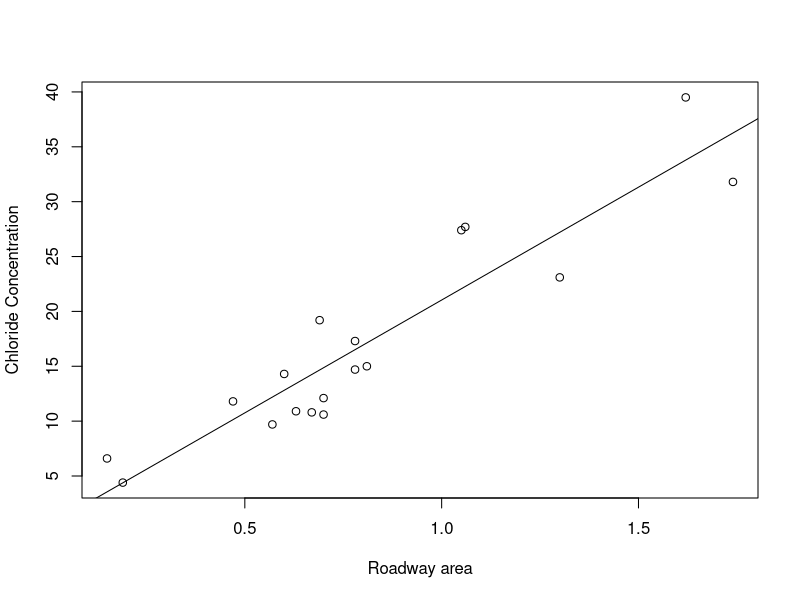
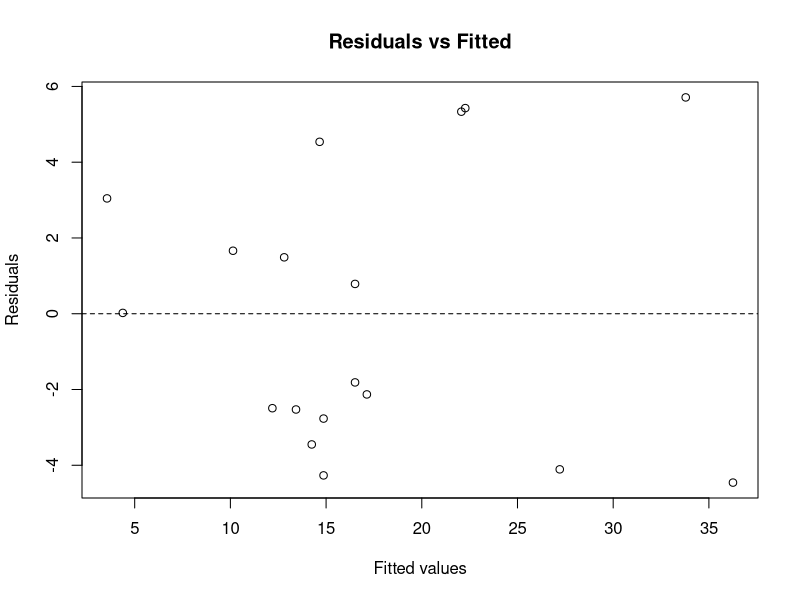
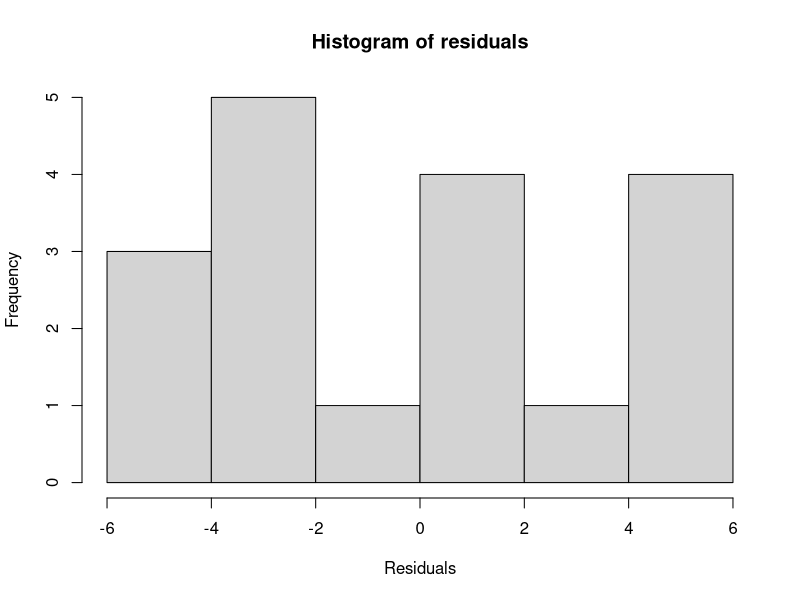
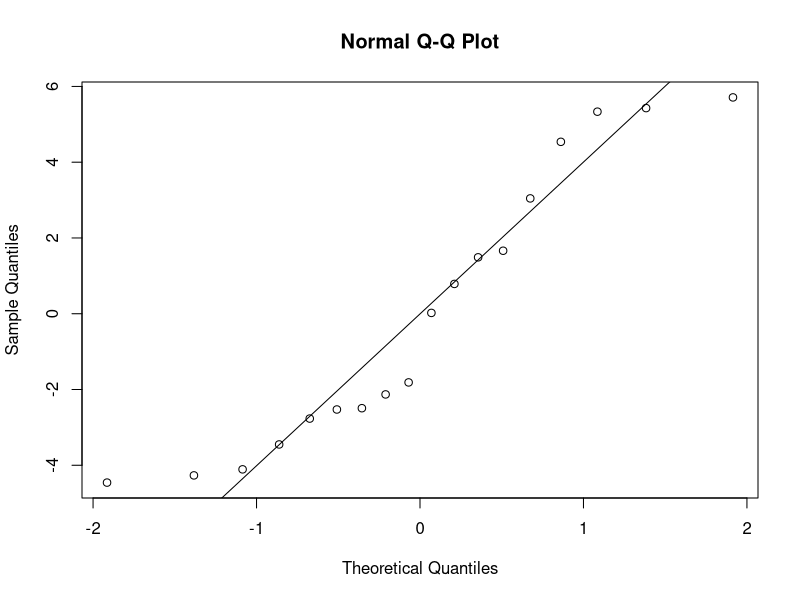
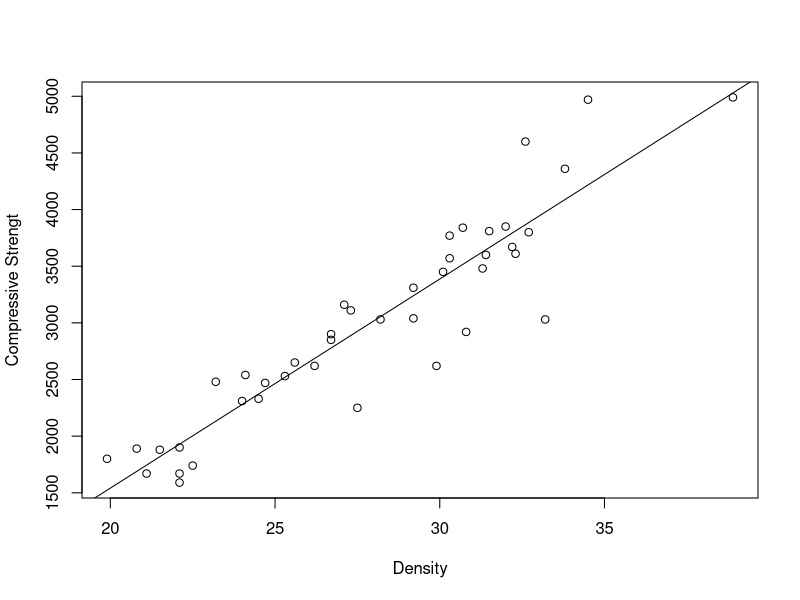
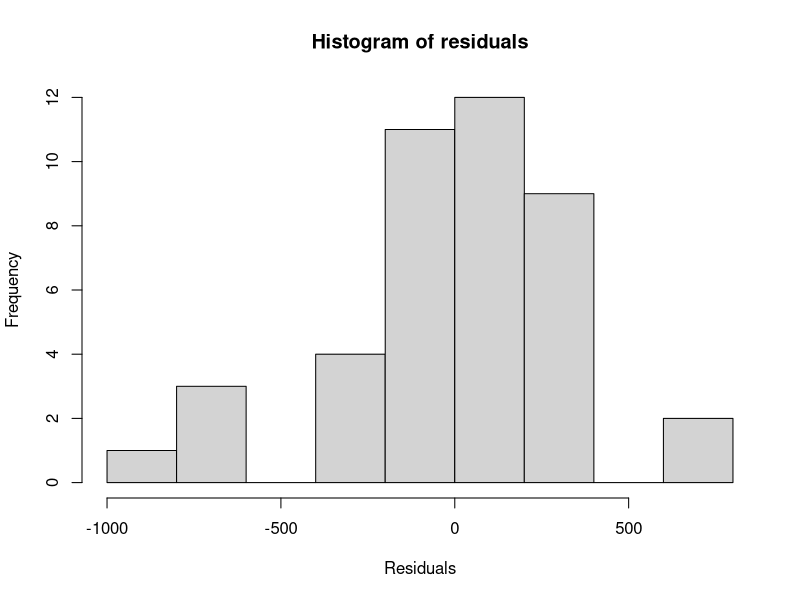
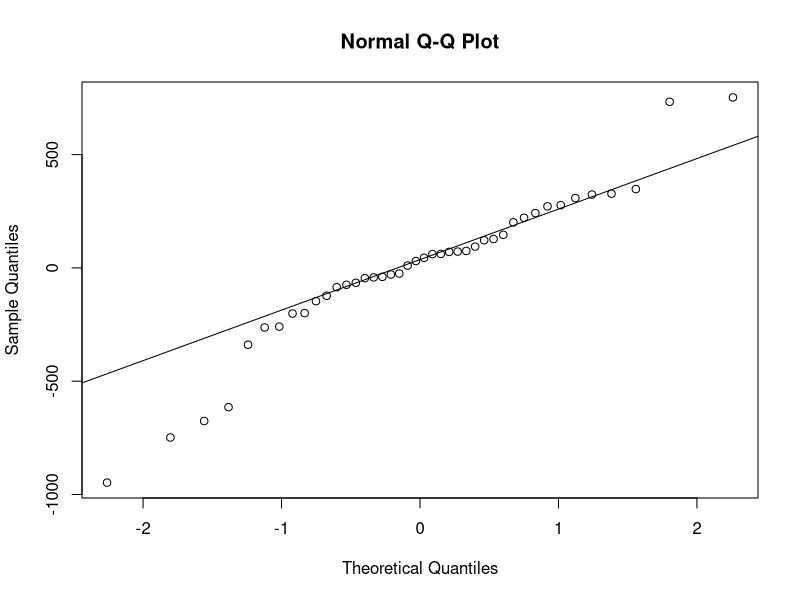
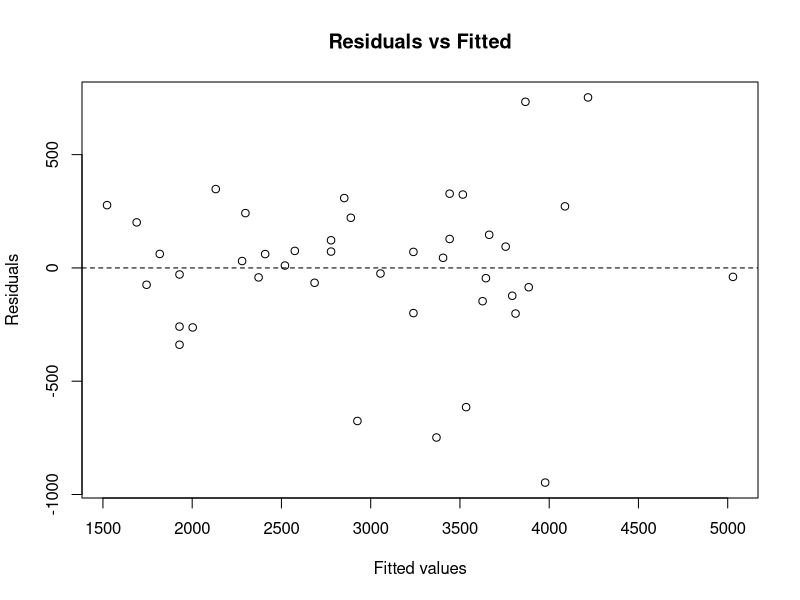

Write R code to recreate these figures, in order.
## ---- chunk 1
knitr::opts_chunk$set(echo = TRUE)
## ---- chunk 2
ss_data <- read.csv("surface_streams.csv")
head(ss_data)
dim(ss_data)
## ---- chunk 3
slr.model1 <- lm(y ~ x, data = ss_data)
slr.model1

b.coeff1 <- coefficients(slr.model1) 
plot(ss_data$x, ss_data$y, xlab = "Roadway area", ylab = "Chloride Concentration")
abline(a = b.coeff1[1], b = b.coeff1[2]) 

anova(slr.model1)
## ---- chunk 4
summary(slr.model1)
## ---- chunk 5
y.hat1 <- slr.model1$fitted.values
res1 <- slr.model1$residuals
plot(y.hat1, res1, xlab = 'Fitted values', ylab = 'Residuals',
     main = 'Residuals vs Fitted')
abline(h = 0, lty = 'dashed') # Add reference line.
## ---- chunk 6
hist(res1, main = "Histogram of residuals", xlab = 'Residuals')
qqnorm(res1) 
qqline(res1)
## ---- chunk 7
library(readxl)
pine_data <- read_excel("pine.xlsx", sheet = "Sheet1")
pine_data <- data.frame(pine_data)
head(pine_data)
typeof(pine_data)
## ---- chunk 8
slr.model2 <- lm(c(pine_data[, 1], pine_data[, 3]) ~ c(pine_data[, 2], pine_data[, 4]))
slr.model2

b.coeff2 <- coefficients(slr.model2) 
plot(c(pine_data[, 1], pine_data[, 3]) ~ c(pine_data[, 2], pine_data[, 4]), xlab = "Density", ylab = "Compressive Strengt")
abline(a = b.coeff2[1], b = b.coeff2[2]) 

summary(slr.model2) 

## ---- chunk 9
summary(slr.model2)
## ---- chunk 10
qt(1 - 0.025, 42 - 2)
## ---- chunk 11
summary(slr.model2)
## ---- chunk 12
res2 <- slr.model2$residuals
hist(res2, main = "Histogram of residuals", xlab = 'Residuals')
qqnorm(res2) 
qqline(res2)
## ---- chunk 13
y.hat2 <- slr.model2$fitted.values
plot(y.hat2, res2, xlab = 'Fitted values', ylab = 'Residuals',
     main = 'Residuals vs Fitted')
abline(h = 0, lty = 'dashed') # Add reference line.
